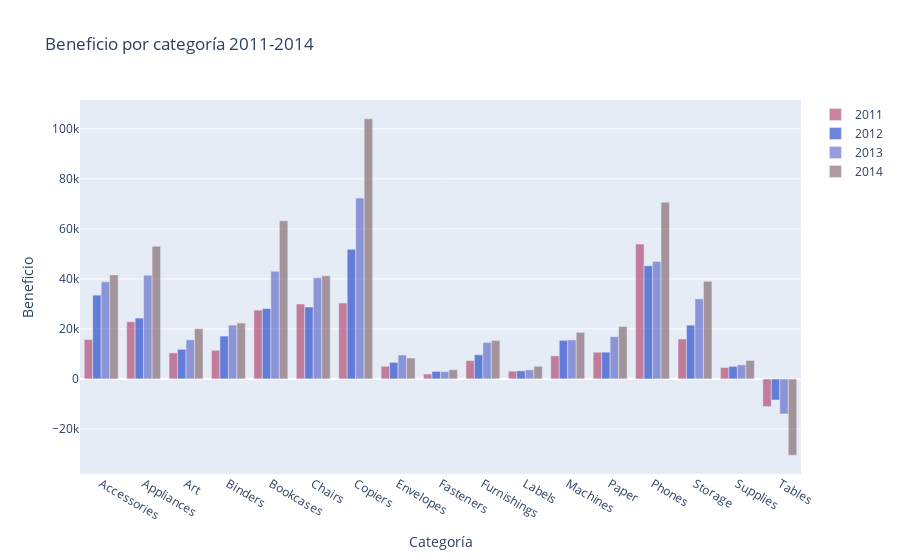

The code cell stored with this chart in its notebook:
### Code cell
# nuestra mejor y peor categoria en cuanto a beneficio

p2 = p_cat.groupby(['sub_category', 'year'])['profit'].sum().reset_index()

x2011 = p2[p2['year'] == 2011]
x2012 = p2[p2['year'] == 2012]
x2013 = p2[p2['year'] == 2013]
x2014 = p2[p2['year'] == 2014]

# Crear los trazos para cada año
trace1 = go.Bar(x=x2011['sub_category'], y=x2011['profit'],
                name='2011', marker=dict(color='rgba(171,50,96,0.6)'))

trace2 = go.Bar(x=x2012['sub_category'], y=x2012['profit'],
                name='2012', marker=dict(color='rgba(12,50,196,0.6)'))

trace3 = go.Bar(x=x2013['sub_category'], y=x2013['profit'],
                name='2013', marker=dict(color='rgba(80,90,196,0.6)'))

trace4 = go.Bar(x=x2014['sub_category'], y=x2014['profit'],
                name='2014', marker=dict(color='rgba(120,90,96,0.6)'))

# Crear la lista de datos incluyendo todos los trazos
data = [trace1, trace2, trace3, trace4]

# Configurar el layout con modo de barra apilada
layout = go.Layout(barmode='group',  # Cambia 'overlay' a 'group' para apilar las barras
                   title='Beneficio por categoría 2011-2014',
                   xaxis=dict(title='Categoría'),
                   yaxis=dict(title='Beneficio'))

# Crear y mostrar la figura
fig = go.Figure(data=data, layout=layout)
fig.show()

### Figure 1 — Plotly figure (JSON) as saved in the notebook; plotly's stock layout.template omitted (floating-point values rounded to 4 significant figures)
{"data": [{"marker": {"color": "rgba(171,50,96,0.6)"}, "name": "2011", "type": "bar", "x": ["Accessories", "Appliances", "Art", "Binders", "Bookcases", "Chairs", "Copiers", "Envelopes", "Fasteners", "Furnishings", "Labels", "Machines", "Paper", "Phones", "Storage", "Supplies", "Tables"], "y": [15720.0, 22840.0, 10400.0, 11450.0, 27520.0, 29940.0, 30380.0, 5066.0, 1937.0, 7310.0, 3119.0, 9225.0, 10660.0, 53930.0, 15940.0, 4580.0, -11080.0]}, {"marker": {"color": "rgba(12,50,196,0.6)"}, "name": "2012", "type": "bar", "x": ["Accessories", "Appliances", "Art", "Binders", "Bookcases", "Chairs", "Copiers", "Envelopes", "Fasteners", "Furnishings", "Labels", "Machines", "Paper", "Phones", "Storage", "Supplies", "Tables"], "y": [33510.0, 24320.0, 11840.0, 17120.0, 28140.0, 28760.0, 51840.0, 6603.0, 3004.0, 9662.0, 3230.0, 15400.0, 10690.0, 45220.0, 21490.0, 5012.0, -8422.0]}, {"marker": {"color": "rgba(80,90,196,0.6)"}, "name": "2013", "type": "bar", "x": ["Accessories", "Appliances", "Art", "Binders", "Bookcases", "Chairs", "Copiers", "Envelopes", "Fasteners", "Furnishings", "Labels", "Machines", "Paper", "Phones", "Storage", "Supplies", "Tables"], "y": [38810.0, 41490.0, 15630.0, 21520.0, 43050.0, 40450.0, 72300.0, 9572.0, 2912.0, 14600.0, 3607.0, 15610.0, 16880.0, 46910.0, 32010.0, 5625.0, -14040.0]}, {"marker": {"color": "rgba(120,90,96,0.6)"}, "name": "2014", "type": "bar", "x": ["Accessories", "Appliances", "Art", "Binders", "Bookcases", "Chairs", "Copiers", "Envelopes", "Fasteners", "Furnishings", "Labels", "Machines", "Paper", "Phones", "Storage", "Supplies", "Tables"], "y": [41590.0, 53040.0, 20080.0, 22360.0, 63220.0, 41250.0, 104000.0, 8360.0, 3672.0, 15390.0, 5055.0, 18630.0, 20980.0, 70660.0, 39020.0, 7365.0, -30550.0]}], "layout": {"barmode": "group", "title": {"text": "Beneficio por categoría 2011-2014"}, "xaxis": {"title": {"text": "Categoría"}}, "yaxis": {"title": {"text": "Beneficio"}}}}
